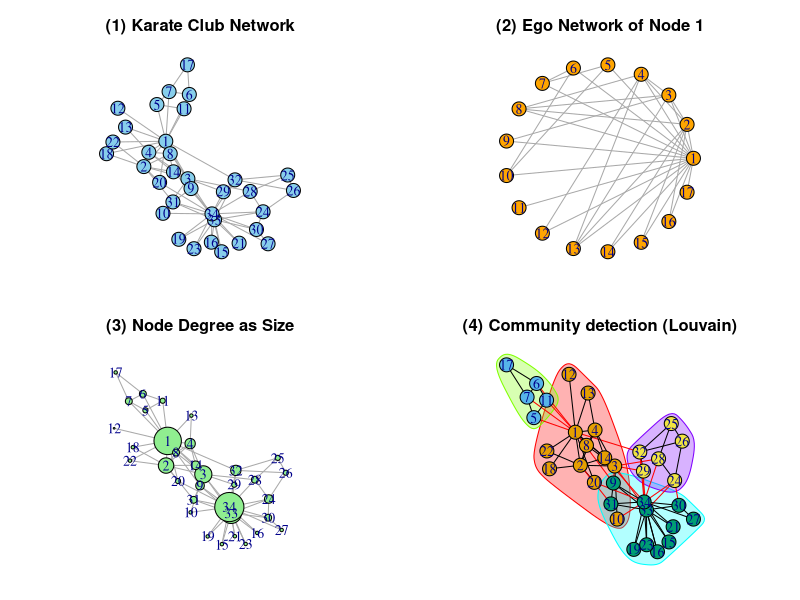

This chart was generated by the following R code:
library(igraph)           
# Load igraph package for network analysis
# Zachary's Karate Club network

karate <- make_graph("Zachary") 

vertices_df <- data.frame(id = V(karate))
edges_df <- as_data_frame(karate, what = "edges")

print(vertices_df) # Node information (who is there)
print(edges_df)    # Edge information (who is connected to whom)

png("C:\\Users\\hanay\\Downloads\\karate_plot.png", width=1200, height=1600, res=72)
# Split screen into two rows and two columns
par(mfrow = c(2, 2), mar = c(2, 2, 3, 2)) 


# --------------------------------------------
# <1>
# Plot the network using a force-directed layout for better visualization
plot(
  karate,
  layout = layout_with_fr,    # Use Fruchterman-Reingold layout
  vertex.label = V(karate)$name,  # Show vertex names as labels
  vertex.color = "skyblue",   # Set vertex color to sky blue
  edge.arrow.size = 0.5,      # Adjust edge arrow size
  main = "(1) Karate Club Network" # Add title to the plot
)

# Calculate triad census to count the types of triads in the network
# This is an Undirected Graph
triad_census(karate)
# The “directional three-party relationship patterns” commonly used in directed graphs are not distinguished, and the number of triangular structures for undirected graphs is roughly counted.
# Return value: Returns the number of each of the 16 types of three-party relationship patterns as a vector.

# Calculate the global clustering coefficient to measure the overall tendency of triads to close
transitivity(karate, type = "global")
# An indicator that shows how connected the adjacent nodes of a given node are (i.e., how closed the triangle is).
# The higher the value, the more dense the group is, meaning that “friends of friends are also friends.”
#Return value: A value between 0 and 1, with values closer to 1 indicating a network with more triangles.
#For example, 0.2556818 indicates that triangles are formed with a density of approximately 25.5%.


# --------------------------------------------

# <2>
# Extract the ego network (1-step neighborhood) of node 1
ego_net <- make_ego_graph(karate, order = 1, nodes = 1)[[1]]

# Plot the ego network with a circular layout for clarity
plot(
  ego_net,
  layout = layout_in_circle,
  vertex.label = V(ego_net)$name,
  vertex.color = "orange",    # Color vertices orange
  main = "(2) Ego Network of Node 1" # Add title
)

# Calculate triad census on the ego network
triad_census(ego_net)
# Triad aggregation limited to the ego network within one step of Node 1.
# Calculations are performed only on the subnetwork consisting of Node 1 and the nodes directly connected to it.
vcount(ego_net)
# Partial network containing node 1 and 16 people directly connected to node 1
# There are a total of 680 groups when selecting three nodes from among 17 nodes.


# --------------------------------------------

# <3>
# Calculate degree (number of connections) for each vertex in the network
degree(karate)

# Visualize the network with vertex size proportional to degree
plot(
  karate,
  vertex.size = degree(karate) * 2,  # Scale vertex size by degree for visibility
  vertex.color = "lightgreen",        # Set vertex color to light green
  main = "(3) Node Degree as Size"        # Add title
)

# <4>
# Community detection (Louvain)
com <- cluster_louvain(karate)

# Visualize the community structure
plot(
  com,
  karate,
  vertex.label = V(karate),
  main = "(4) Community detection (Louvain)"
)

# --------------------------------------------

dev.off()